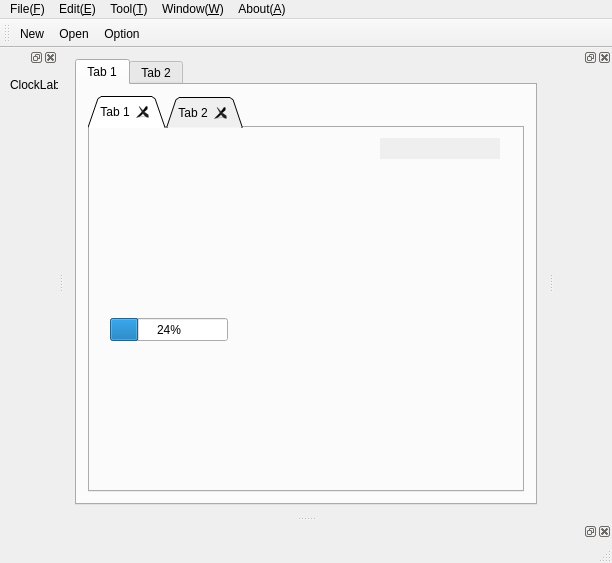
<?xml version="1.0" encoding="UTF-8"?>
<ui version="4.0">
 <class>MainWindow</class>
 <widget class="QMainWindow" name="MainWindow">
  <property name="geometry">
   <rect>
    <x>0</x>
    <y>0</y>
    <width>612</width>
    <height>563</height>
   </rect>
  </property>
  <property name="windowTitle">
   <string>MainWindow</string>
  </property>
  <widget class="QWidget" name="centralWidget">
   <layout class="QVBoxLayout" name="verticalLayout_2">
    <item>
     <widget class="QTabWidget" name="tabWidget">
      <property name="sizePolicy">
       <sizepolicy hsizetype="Expanding" vsizetype="Expanding">
        <horstretch>0</horstretch>
        <verstretch>0</verstretch>
       </sizepolicy>
      </property>
      <property name="autoFillBackground">
       <bool>false</bool>
      </property>
      <widget class="QWidget" name="tab">
       <attribute name="title">
        <string>Tab 1</string>
       </attribute>
       <layout class="QVBoxLayout" name="verticalLayout_3">
        <item>
         <widget class="QTabWidget" name="tabWidget_2">
          <property name="tabShape">
           <enum>QTabWidget::Triangular</enum>
          </property>
          <property name="tabsClosable">
           <bool>true</bool>
          </property>
          <widget class="QWidget" name="tab_3">
           <attribute name="title">
            <string>Tab 1</string>
           </attribute>
           <widget class="DigitalClock" name="widget" native="true">
            <property name="geometry">
             <rect>
              <x>290</x>
              <y>10</y>
              <width>120</width>
              <height>21</height>
             </rect>
            </property>
            <property name="font">
             <font>
              <weight>75</weight>
              <bold>true</bold>
             </font>
            </property>
            <property name="autoFillBackground">
             <bool>true</bool>
            </property>
            <property name="styleSheet">
             <string notr="true">DigitalClock {
	color: black;
	background-color: white;
}</string>
            </property>
           </widget>
           <widget class="QProgressBar" name="progressBar">
            <property name="geometry">
             <rect>
              <x>20</x>
              <y>190</y>
              <width>118</width>
              <height>23</height>
             </rect>
            </property>
            <property name="value">
             <number>24</number>
            </property>
           </widget>
          </widget>
          <widget class="QWidget" name="tab_4">
           <attribute name="title">
            <string>Tab 2</string>
           </attribute>
          </widget>
         </widget>
        </item>
       </layout>
      </widget>
      <widget class="QWidget" name="tab_2">
       <attribute name="title">
        <string>Tab 2</string>
       </attribute>
      </widget>
     </widget>
    </item>
   </layout>
  </widget>
  <widget class="QMenuBar" name="menuBar">
   <property name="geometry">
    <rect>
     <x>0</x>
     <y>0</y>
     <width>612</width>
     <height>17</height>
    </rect>
   </property>
   <widget class="QMenu" name="menuFile_F">
    <property name="title">
     <string>File(&amp;F)</string>
    </property>
   </widget>
   <widget class="QMenu" name="menuEdit_E">
    <property name="title">
     <string>Edit(&amp;E)</string>
    </property>
   </widget>
   <widget class="QMenu" name="menuTool_T">
    <property name="title">
     <string>Tool(&amp;T)</string>
    </property>
   </widget>
   <widget class="QMenu" name="menuWindow_W">
    <property name="title">
     <string>Window(&amp;W)</string>
    </property>
   </widget>
   <widget class="QMenu" name="menuAbout_A">
    <property name="title">
     <string>About(&amp;A)</string>
    </property>
   </widget>
   <addaction name="menuFile_F"/>
   <addaction name="menuEdit_E"/>
   <addaction name="menuTool_T"/>
   <addaction name="menuWindow_W"/>
   <addaction name="menuAbout_A"/>
  </widget>
  <widget class="QToolBar" name="mainToolBar">
   <attribute name="toolBarArea">
    <enum>TopToolBarArea</enum>
   </attribute>
   <attribute name="toolBarBreak">
    <bool>false</bool>
   </attribute>
   <addaction name="actionNew"/>
   <addaction name="actionOpen"/>
   <addaction name="actionOption"/>
  </widget>
  <widget class="QStatusBar" name="statusBar"/>
  <widget class="QDockWidget" name="dockWidget">
   <attribute name="dockWidgetArea">
    <number>1</number>
   </attribute>
   <widget class="QWidget" name="dockWidgetContents">
    <widget class="ClockLabel" name="label">
     <property name="geometry">
      <rect>
       <x>10</x>
       <y>10</y>
       <width>61</width>
       <height>16</height>
      </rect>
     </property>
     <property name="styleSheet">
      <string notr="true">/*
ClockLabel {
	border-color: black;
	background-color: white;
}
*/</string>
     </property>
     <property name="text">
      <string>ClockLabel</string>
     </property>
    </widget>
   </widget>
  </widget>
  <widget class="QDockWidget" name="dockWidget_2">
   <attribute name="dockWidgetArea">
    <number>2</number>
   </attribute>
   <widget class="QWidget" name="dockWidgetContents_2"/>
  </widget>
  <widget class="QDockWidget" name="dockWidget_3">
   <attribute name="dockWidgetArea">
    <number>8</number>
   </attribute>
   <widget class="QWidget" name="dockWidgetContents_4">
    <widget class="QWidget" name="formLayoutWidget">
     <property name="geometry">
      <rect>
       <x>120</x>
       <y>10</y>
       <width>206</width>
       <height>111</height>
      </rect>
     </property>
     <layout class="QFormLayout" name="formLayout">
      <item row="0" column="0">
       <widget class="QDateEdit" name="dateEdit">
        <property name="calendarPopup">
         <bool>true</bool>
        </property>
       </widget>
      </item>
      <item row="1" column="0">
       <widget class="QTimeEdit" name="timeEdit"/>
      </item>
      <item row="2" column="0">
       <widget class="QMdiArea" name="mdiArea"/>
      </item>
      <item row="0" column="1">
       <layout class="QVBoxLayout" name="verticalLayout"/>
      </item>
     </layout>
    </widget>
   </widget>
  </widget>
  <action name="actionNew">
   <property name="text">
    <string>New</string>
   </property>
  </action>
  <action name="actionOption">
   <property name="text">
    <string>Option</string>
   </property>
  </action>
  <action name="actionOpen">
   <property name="text">
    <string>Open</string>
   </property>
  </action>
 </widget>
 <layoutdefault spacing="6" margin="11"/>
 <customwidgets>
  <customwidget>
   <class>DigitalClock</class>
   <extends>QWidget</extends>
   <header>digitalclock.h</header>
   <container>1</container>
  </customwidget>
  <customwidget>
   <class>ClockLabel</class>
   <extends>QLabel</extends>
   <header>clocklabel.h</header>
  </customwidget>
 </customwidgets>
 <resources/>
 <connections/>
</ui>
